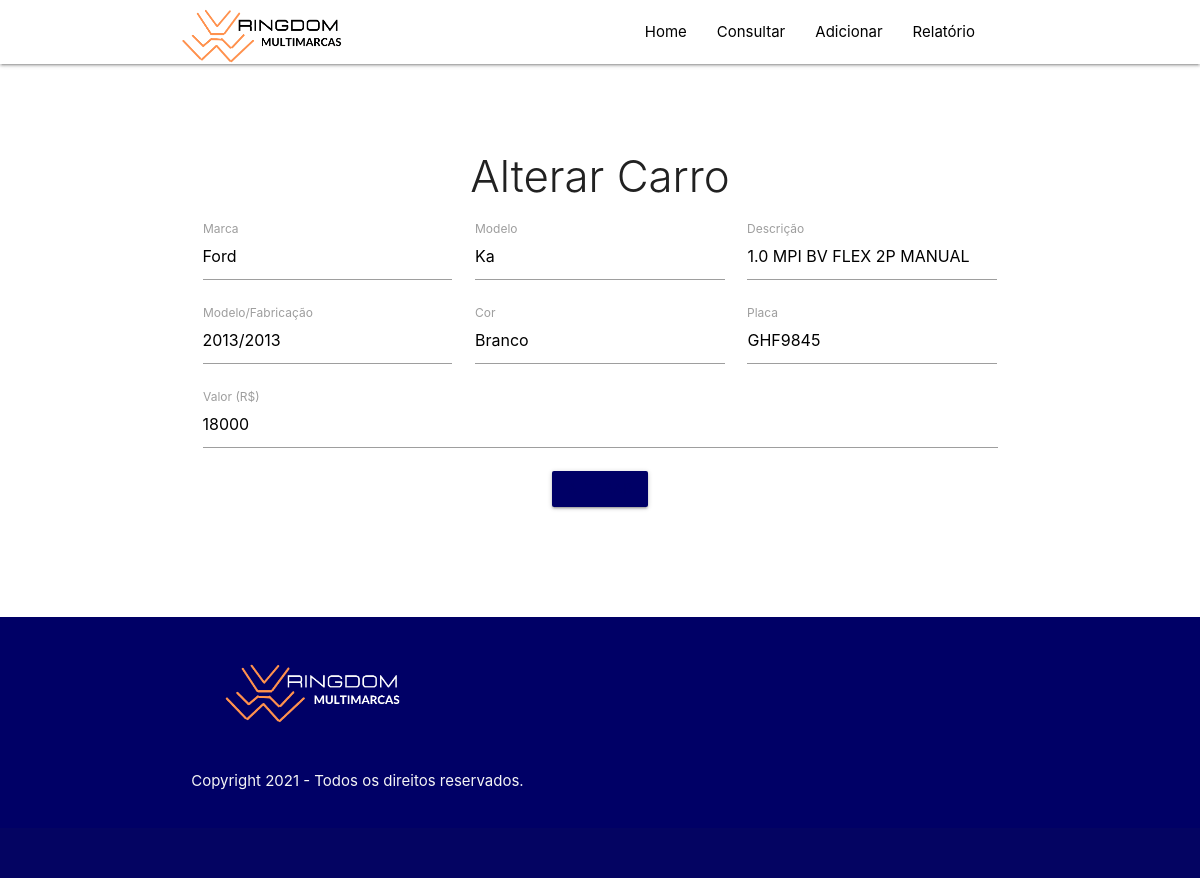
Screenshot of /editar.php?id=1 with the database file from the repository.
### tables this page shows
CREATE TABLE IF NOT EXISTS `estoque` (
  `id` int(11) NOT NULL AUTO_INCREMENT,
  `marca` varchar(40) NOT NULL,
  `modelo` varchar(40) NOT NULL,
  `descricao` varchar(50) NOT NULL,
  `mod_fab` varchar(9) NOT NULL,
  `cor` varchar(20) NOT NULL,
  `placa` varchar(9) NOT NULL,
  `valor` int(11) NOT NULL,
  PRIMARY KEY (`id`)
);

### editar.php (the view, shortened to what this page needs)
<?php
include_once 'php_action/db_connect.php';
include_once 'includes/header.php';
if(isset($_GET['id'])) :
    $id = mysqli_escape_string($connect, $_GET['id']);
    $sql ="SELECT * FROM estoque WHERE id = '$id'";
    $resultado = mysqli_query($connect, $sql);
    $dados= mysqli_fetch_array($resultado);
endif;
?>
<div class="section no-pad-bot" id="index-banner">
    <div class="container">
      <br><br>
      <div class="row center">
         <div class ="col s12 m12 l12 xl12">
            <h3 class="light"> Alterar Carro</h3>
                <form action ="php_action/update.php" method="POST">
                            <div class="input-field col s12 m4">
                                <input type="text" name="marca" id="marca" value = "<?php echo $dados['marca']; ?>">
                                <label for="marca">Marca</label>
                            </div>
                            <div class="input-field col s12 m4">
                                <input type="text" name="modelo" id="modelo" value = "<?php echo $dados['modelo']; ?>">
                                <label for="modelo">Modelo</label>
                            </div>
                            <div class="input-field col s12 m4">
                                <input type="text" name="descricao" id="descricao" value = "<?php echo $dados['descricao']; ?>">
                                <label for="descricao">Descrição</label>
                            </div>
                            <div class="input-field col s12 m4">
                                <input type="text" name="mod_fab" id="mod_fab" value = "<?php echo $dados['mod_fab']; ?>">
                                <label for="mod_fab">Modelo/Fabricação</label>
                            </div>
                            <div class="input-field col s12 m4 ">
                                <input type="text" name="cor" id="cor" value = "<?php echo $dados['cor']; ?>">
                                <label for="cor">Cor</label>
                            </div>
                            <div class="input-field col s12 m4">
                                <input type="text" name="placa" id="placa" value = "<?php echo $dados['placa']; ?>">
                                <label for="placa">Placa</label>
                            </div>
                            <div class="input-field col s12 m12 l12 xl12">
                                <input type="text" name="valor" id="valor" value = "<?php echo $dados['valor']; ?>">
                                <label for="valor">Valor (R$)</label>
                            </div>
                            <button type ="sunmit" name="btn-alterar" class="btn azul-marinho"> Alterar </button>
                </form>
          </div>
      </div>
      <br><br>
    </div>
</div>
<br><br>
<?php
include_once 'includes/footer.php';
?>

### css/style.css (style rules this page uses)
.azul-marinho { color: #000066; }

### rows the page displays
estoque: marca "Ford", modelo "Ka", descricao "1.0 MPI BV FLEX 2P MANUAL", mod_fab "2013/2013", cor "Branco", placa "GHF9845", valor "18000"
